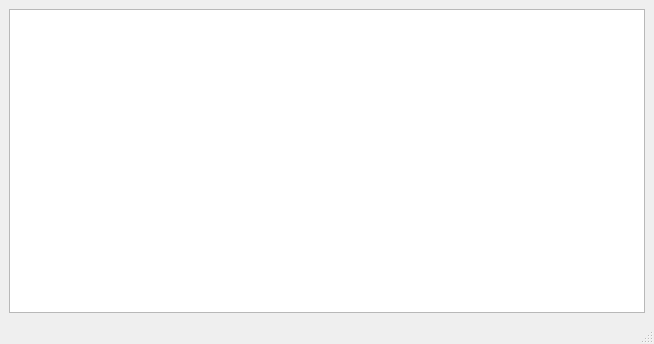
<?xml version="1.0" encoding="UTF-8"?>
<ui version="4.0">
 <class>MainWindow</class>
 <widget class="QMainWindow" name="MainWindow">
  <property name="geometry">
   <rect>
    <x>0</x>
    <y>0</y>
    <width>654</width>
    <height>344</height>
   </rect>
  </property>
  <property name="windowTitle">
   <string>MainWindow</string>
  </property>
  <widget class="QWidget" name="centralwidget">
   <layout class="QGridLayout" name="gridLayout">
    <item row="0" column="0">
     <widget class="QTableWidget" name="tableWidget"/>
    </item>
   </layout>
  </widget>
  <widget class="QMenuBar" name="menubar">
   <property name="geometry">
    <rect>
     <x>0</x>
     <y>0</y>
     <width>654</width>
     <height>21</height>
    </rect>
   </property>
  </widget>
  <widget class="QStatusBar" name="statusbar"/>
 </widget>
 <resources/>
 <connections/>
</ui>
